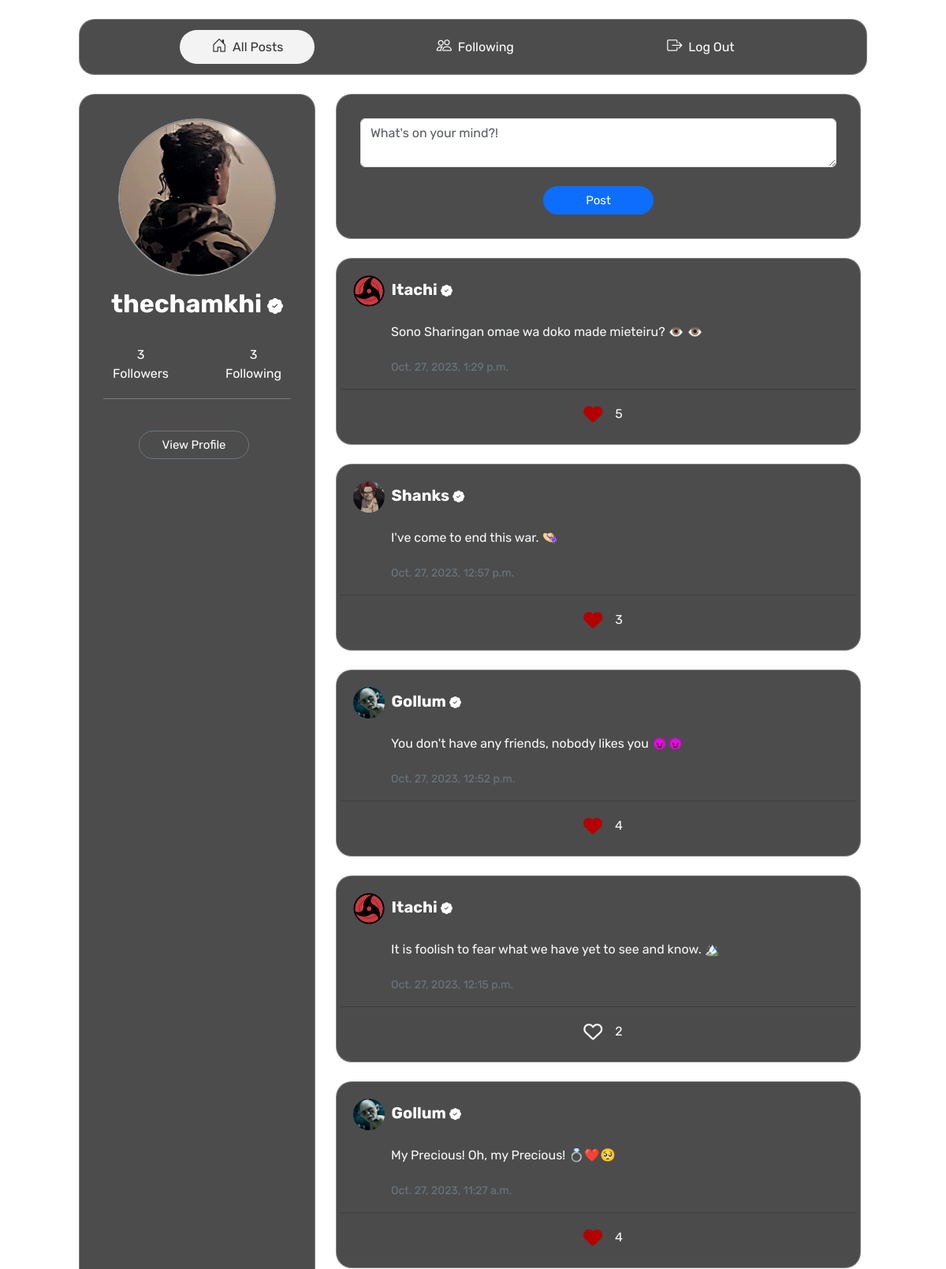
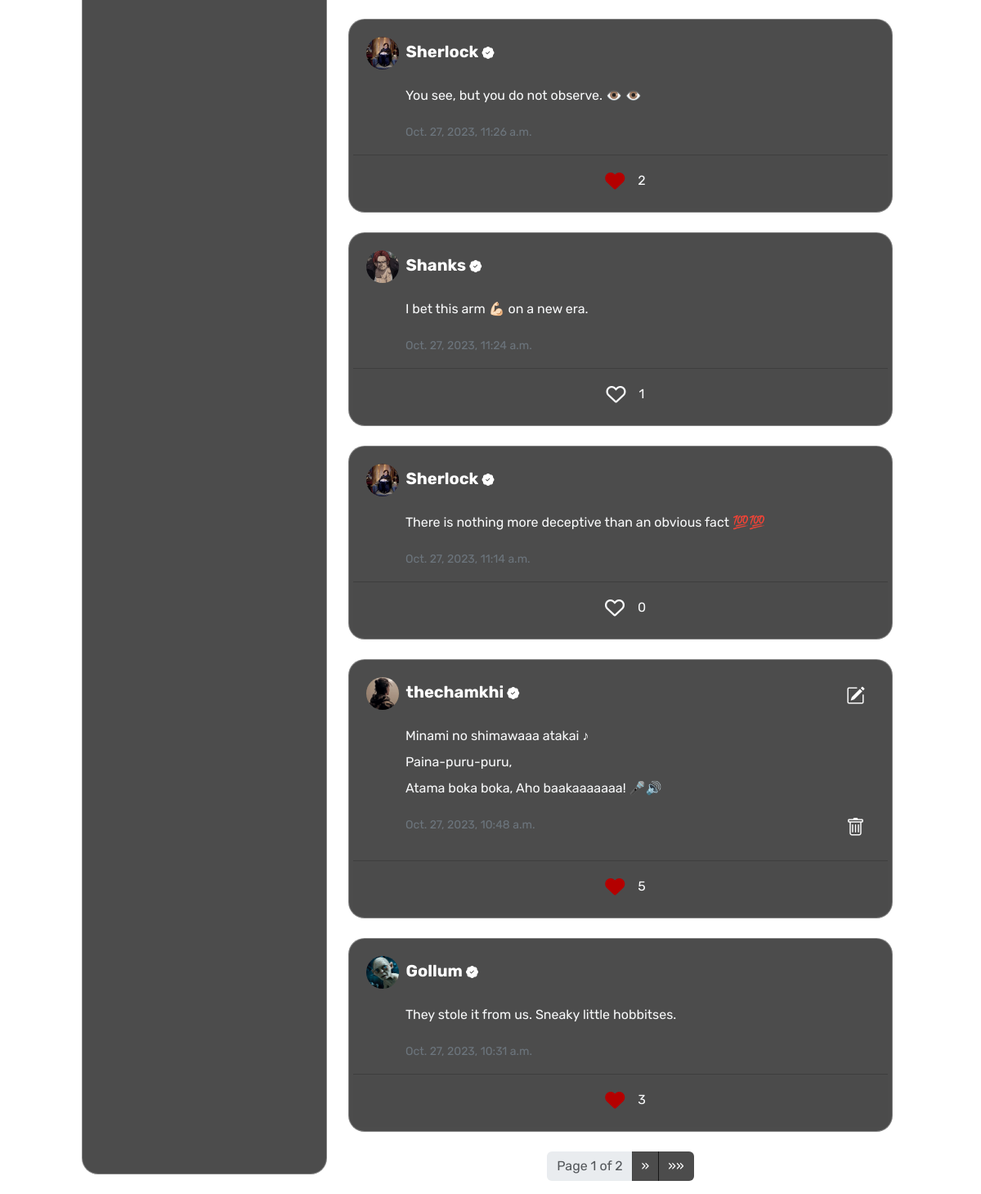
/ (signed in), run on the app's committed database (2 pictures, top to bottom).
### network/models.py (models this page shows, shortened)
class User(AbstractUser):
    profile_image = models.ImageField(upload_to='profile_pics/')

class Post(models.Model):
    user = models.ForeignKey(User, on_delete=models.CASCADE)
    content = models.TextField()
    created_at = models.DateTimeField(auto_now_add=True)
    likes = models.ManyToManyField(User, through='Like', related_name='liked_posts')

### network/views.py (the view)
# urls.py: path("", views.index, name="index"),
def index(request):
    posts = Post.objects.all().order_by('-created_at')
    paginator = Paginator(posts, 10)
    page_number = request.GET.get('page')
    page = paginator.get_page(page_number)
    user = request.user if request.user.is_authenticated else None
    profile_user = user
    if user:
        followers_count = Follow.objects.filter(followed=profile_user).count()
        following_count = Follow.objects.filter(follower=profile_user).count()
        is_following = Follow.objects.filter(follower=user, followed=profile_user).exists()
    else:
        followers_count = following_count = is_following = 0
    return render(request, "network/index.html", {
        "page": page,
        "posts": posts,
        "profile_user": profile_user,
        "followers_count": followers_count,
        "following_count": following_count,
        "is_following": is_following,
    })

### network/templates/network/index.html (shortened to what this page needs)
{% extends "network/layout.html" %}
{% load static %}
{% block body %}
<div class="posts mt-4">
  <div class="newpost">
    <form method="post" action="{% url 'new_post' %}">
      <div class="form-group">
        <textarea name="content" placeholder="What's on your mind?!" class="form-control" required></textarea>
      </div>
      <div class="text-center">
        <button type="submit" class="btn btn-primary postbtn btn-post mt-4">Post</button>
      </div>
    </form>
  </div>
  <br>
  {% for post in page %}
    <div class="card mb-4 text-light">
      <div class="card-body position-relative">
        <h5 class="card-title mb-3">
          {% if post.user.profile_image %}
              <img src="{{ post.user.profile_image.url }}" class="img-fluid rounded-circle profile-image me-1" style="width: 40px; height: 40px;">
          {% endif %}
          <a href="{% url 'profile' post.user.username %}">
            <strong>{{ post.user.username }} <i class="bi bi-patch-check-fill"></i></strong>
          </a>
        </h5>
        <p class="card-text post-content lh-lg ps-5 pe-5" id="post-content-{{ post.id }}" style="white-space: pre-line;">{{ post.content }}</p>
        <p class="card-text ps-5">
          <small class="text-secondary">{{ post.created_at }}</small>
        </p>
        {% if user == post.user %}
        <button class="btn edit-post position-absolute top-0 end-0 me-3 mt-3" data-postid="{{ post.id }}"><i class="bi bi-pencil-square"></i></button>
        <button class="btn delete-post position-absolute bottom-0 end-0 me-3 mb-3" data-postid="{{ post.id }}"><i class="bi bi-trash"></i></button>
        {% endif %}
      </div>
      <div class="card-footer text-center">
        <button class="btn like-button" data-postid="{{ post.id }}">
          {% if user in post.likes.all %}
          <i class="fas fa-heart"></i>
          {% else %}
          <i class="far fa-heart text-light"></i>
          {% endif %}
        </button>
        <span class="like-count" id="like-count-{{ post.id }}">{{ post.likes.count }}</span>
      </div>
    </div>
  {% endfor %}
    <nav aria-label="Page navigation">
      <ul class="pagination justify-content-center mt-4">
        <li class="page-item disabled">
          <span class="page-link">Page {{ page.number }} of {{ page.paginator.num_pages }}</span>
        </li>
        {% if page.has_next %}
        <li class="page-item">
          <a class="page-link" href="?page={{ page.next_page_number }}" aria-label="Next">
            <span aria-hidden="true">&raquo;</span>
          </a>
        </li>
        <li class="page-item">
          <a class="page-link" href="?page={{ page.paginator.num_pages }}" aria-label="Last">
            <span aria-hidden="true">&raquo;&raquo;</span>
          </a>
        </li>
        {% endif %}
      </ul>
    </nav>
</div>
{% endblock %}

### network/templates/network/layout.html (shortened to what this page needs)
{% load static %}
<!DOCTYPE html>
<html lang="en">
<head>
    <link href="https://cdn.jsdelivr.net/npm/bootstrap@5.3.2/dist/css/bootstrap.min.css" rel="stylesheet">
    <link href="https://cdn.jsdelivr.net/npm/bootstrap-icons@1.7.0/font/bootstrap-icons.css" rel="stylesheet">
    <link rel="stylesheet" href="https://cdnjs.cloudflare.com/ajax/libs/font-awesome/6.0.0-beta3/css/all.min.css">
    <link href="{% static 'network/styles.css' %}" rel="stylesheet">
</head>
<body class="cover">
  <div class="container-fluid">
      <div class="row justify-content-center">
        <div class="header col-md-10 mt-4">
          <div class="d-flex justify-content-evenly">
            <a class="nav-link" href="{% url 'index' %}">
                <i class="bi bi-house-door"></i>&nbsp; <span class="hide">All Posts</span>
            </a>
            {% if user.is_authenticated %}
            <a class="nav-link" href="{% url 'following' %}">
                <i class="bi bi-people"></i>&nbsp; <span class="hide">Following</span>
            </a>
            <a class="nav-link" href="{% url 'logout' %}">
                <i class="bi bi-box-arrow-right"></i>&nbsp; <span class="hide">Log Out</span>
            </a>
            {% endif %}
          </div>
        </div>
        <aside class="profile text-center col-md-3 hide">
          <div class="picontainer position-relative">
              {% if profile_user.profile_image %}
                <img src="{{ profile_user.profile_image.url }}" class="img-fluid rounded-circle profile-image" style="width: 200px; height: 200px; border: 2px solid rgba(255, 255, 255, 0.4);">
              {% endif %}
          </div>
          <h2 class="mt-3 mb-4" style="font-weight: bold;">{{ profile_user.username }} <i class="bi bi-patch-check-fill" style="font-size: 20px;"></i></h2>
          <div class="d-flex justify-content-center">
            <p class="me-5 folly follower-count">{{ followers_count }} Followers</p>
            <p class="folly following-count">{{ following_count }} Following</p>
          </div>
          <hr class="pb-4" style="margin-top: -7px;">
          <div class="d-flex justify-content-evenly">
            {% if user == profile_user %}
              <a href="{% url 'profile' profile_user %}" class="btn btn-secondary viewprofile me-2">View Profile</a>
            {% endif %}
          </div>
        </aside>
        <main class="col-md-7">
          {% block body %}{% endblock %}
        </main>
      </div>
  </div>
</body>
</html>

### network/static/network/styles.css (style rules this page uses)
.cover { font-family: 'Rubik', sans-serif; background-image: url('/static/network/cover.jpg'); background-size: cover; background-repeat: no-repeat; background-attachment: fixed; color: #ffffff; overflow: hidden; }
.picontainer { margin: 0 auto; position: relative; width: 200px; height: 200px; border-radius: 50%; overflow: hidden; }
.profile-image { object-fit: cover; object-position: center; }
.profile { background-color: rgba(0, 0, 0, 0.7); border-radius: 20px; padding: 30px; border: 1px solid rgba(255, 255, 255, 0.3); margin: 24px 14px; }
.newpost { background-color: rgba(0, 0, 0, 0.7); border-radius: 20px; padding: 30px; border: 1px solid rgba(255, 255, 255, 0.3); }
.header { background-color: rgba(0, 0, 0, 0.7); border-radius: 20px; padding: 13px; border: 1px solid rgba(255, 255, 255, 0.3); }
.card { background-color: rgba(0, 0, 0, 0.7); border-radius: 20px; padding: 5px; border: 1px solid rgba(255, 255, 255, 0.3); }
.card-title i { font-size: 15px; }
.card a { color: #ffffff; text-decoration: none; }
.nav-link { color: #ffffff; border-radius: 40px; padding: 7px 40px; }
.nav-link.selected { color: #333; background-color: #f3f3f3; border-radius: 40px; }
.nav-link i { font-weight: bold; font-size: larger; }
.folly { width: 100px; padding: 10px; }
.like-button { text-decoration: none; border: none; outline: none; font-size: 24px; }
.postbtn, .unfollowbtn, .followbtn, .viewprofile { border-radius: 20px; width: 140px; height: 36px; font-size: 15px; }
.viewprofile, .unfollowbtn { background-color: transparent; }
.bi-pencil-square, .bi-trash, .bi-check-lg { font-size: 23px; color: white; }
.edit-post, .delete-post { background-color: transparent; border: none; }
.fas { color: rgb(180, 0, 0); }
.page-link { background-color: rgba(0, 0, 0, 0.7); border: none; }
.pagination span { color: white; }

### data on the page
User: profile_image (picture), username "thechamkhi"
Post: user.profile_image (picture), user.username "Itachi", content "Sono Sharingan omae wa doko made mieteiru? 👁️ 👁️", created_at "Oct. 27, 2023, 1:29 p.m.", likes.count "5"
Post: user.profile_image (picture), user.username "Shanks", content "I've come to end this war. 👒", created_at "Oct. 27, 2023, 12:57 p.m.", likes.count "3"
Post: user.profile_image (picture), user.username "Gollum", content "You don't have any friends, nobody likes you 😈😈", created_at "Oct. 27, 2023, 12:52 p.m.", likes.count "4"
Post: user.profile_image (picture), user.username "Itachi", content "It is foolish to fear what we have yet to see and know. 🏔️", created_at "Oct. 27, 2023, 12:15 p.m.", likes.count "2"
Post: user.profile_image (picture), user.username "Gollum", content "My Precious! Oh, my Precious! 💍❤️🥺", created_at "Oct. 27, 2023, 11:27 a.m.", likes.count "4"
Post: user.profile_image (picture), user.username "Sherlock", content "You see, but you do not observe. 👁️ 👁️", created_at "Oct. 27, 2023, 11:26 a.m.", likes.count "2"
Post: user.profile_image (picture), user.username "Shanks", content "I bet this arm 💪🏻 on a new era.", created_at "Oct. 27, 2023, 11:24 a.m.", likes.count "1"
Post: user.profile_image (picture), user.username "Sherlock", content "There is nothing more deceptive than an obvious fact 💯💯", created_at "Oct. 27, 2023, 11:14 a.m.", likes.count "0"
Post: user.profile_image (picture), user.username "thechamkhi", content "Minami no shimawaaa atakai ♪ Paina-puru-puru, Atama boka boka, Aho baakaaaaaaa! 🎤🔊", created_at "Oct. 27, 2023, 10:48 a.m.", likes.count "5"
Post: user.profile_image (picture), user.username "Gollum", content "They stole it from us. Sneaky little hobbitses.", created_at "Oct. 27, 2023, 10:31 a.m.", likes.count "3"

### other printed values
{{ followers_count }} "3"
{{ following_count }} "3"
{{ page.number }} "1"
{{ page.paginator.num_pages }} "2"
